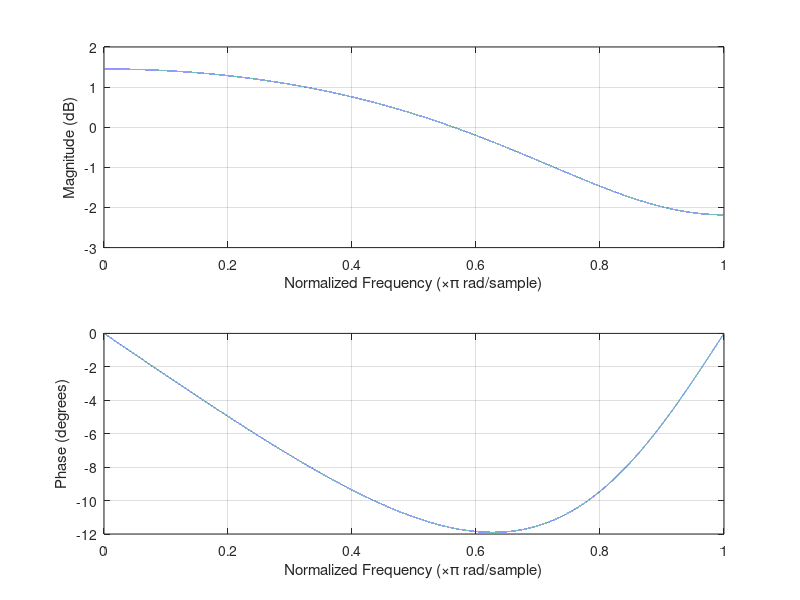
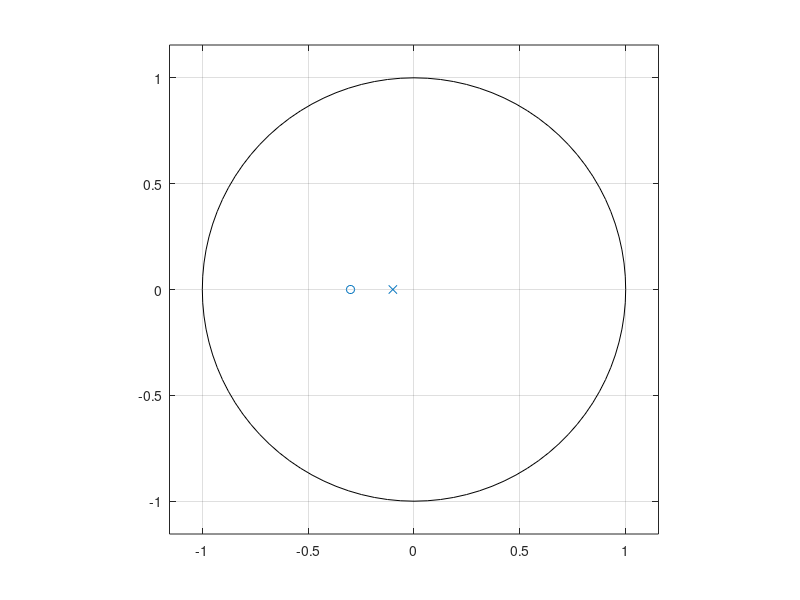
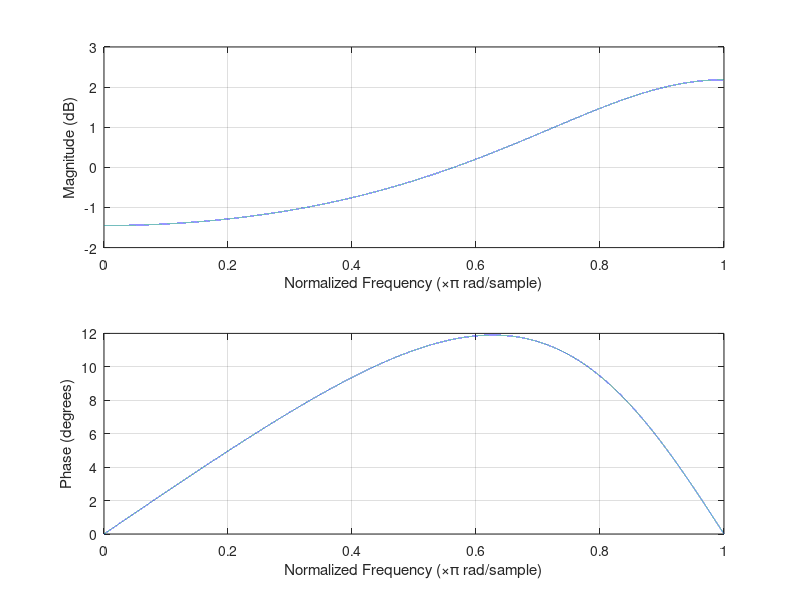
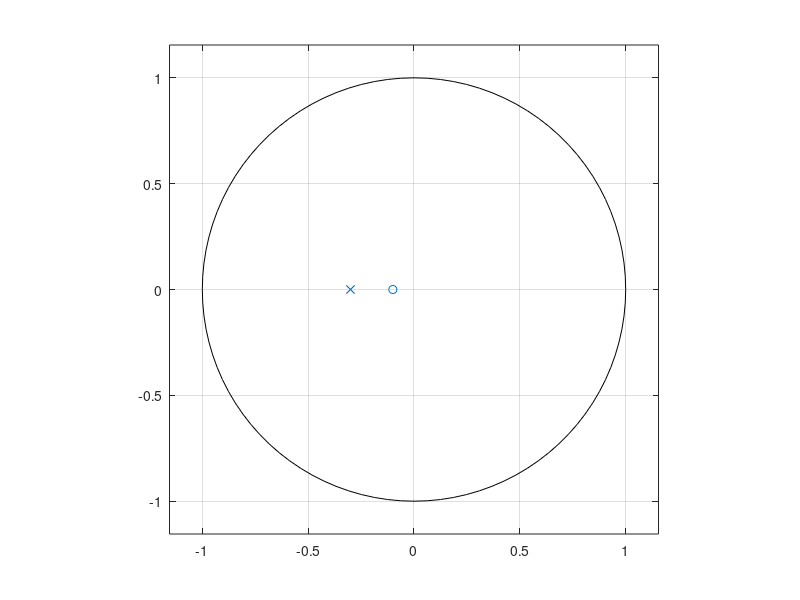

The MATLAB script that drew these images, in order:
close all
clear

b = [1 0.3];
a = [1 0.1];
figure(1)
freqz(b,a,2^16);
figure(2)
zplane(b,a);


b = [1 0.1];
a = [1 0.3];
figure(3)
freqz(b,a,2^16);
figure(4)
zplane(b,a);


b = [1 0.5-0.5i];
a = [1 0.5];
figure(5)
freqz(b,a,2^16);
figure(6)
zplane(b,a);

